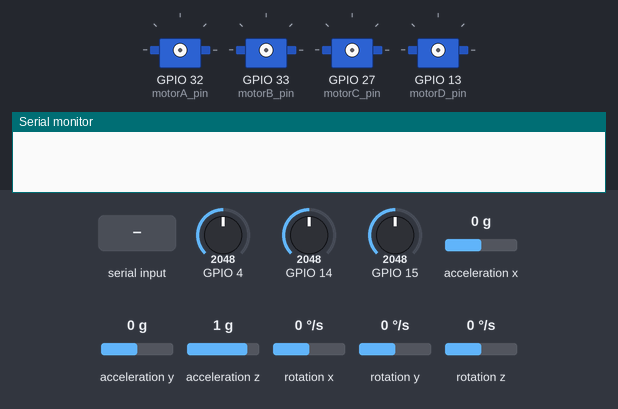
The sketch below on a simulated ESP32. Shown: 4 × servo, the last lines printed to the serial monitor. Wiring (inferred from the names in the program): MPU-6050 motion sensor at I2C address 0x68. The test bench sets the inputs (shaded band); at power-on: GPIO 4 = 2048, GPIO 14 = 2048, GPIO 15 = 2048, acceleration x 0 g, acceleration y 0 g, acceleration z 1 g, rotation x 0 °/s, rotation y 0 °/s, rotation z 0 °/s. No radio packets arrive unless stated.

Above: at 0.0 s.
At 4.7 s:
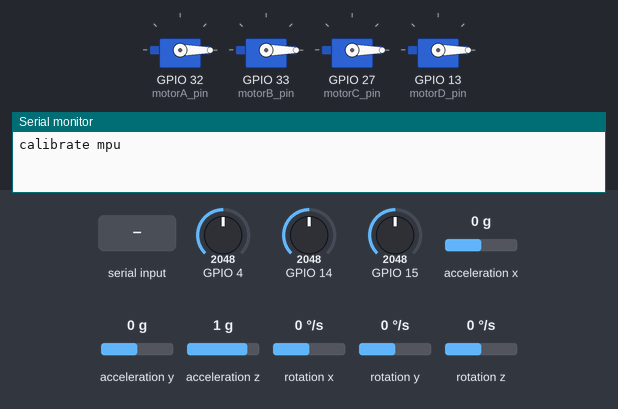
4.8 s: "a" received over Serial
6.7 s: "c" received over Serial
9.2 s: "d" received over Serial
Timing chart, 0 to 12.2 s (numbered marks = the images above; inputs shaded):
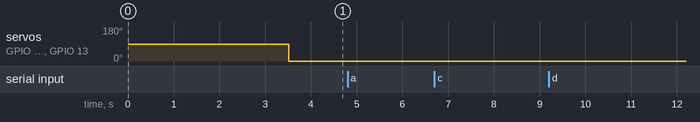

The sketch:

esp_quad_v3.0.ino
```cpp
/*

只有自稳模式!!!!!!! (因为我不会飞手动)


看的出来这是个无人机吧? (俯视)
       |
       ↓

  B(ac)  A(c)
    \\ ↑ //     <- 这里是机头
     \\ //
     // \\
    //   \\
  D(c)   C(ac)

  A, B, C, D 是电机的代号
  (ac) 是逆时针
  (c)  是顺时针

关于角度
       y
    B  |  A
    \\ | //
     \\|//
 ------.--------x   <--中间的点是z轴
     //|\\
    // | \\
   D   |   C

  当AB进入纸面， CD出纸， x角速度为正
  当AC进入纸面， BD出纸， y角速度为正
  当A转到C(平面)(顺时针)，z角速度为正


提示
一般数组都是
xxx[3] x, y, z 角度
xxx[3] x, y, z 角速度
xxx[4] x, y, z, t  <-t是油门
xxx[4] a, b, c, d 电机pwm

*/


#include "inclu.h"


// ESP32 多线程
void task_nrf(void*);
void task_vtg(void*);
void task_main(void*);
void task_motor(void*);
void task_serial(void*);
TaskHandle_t TaskHandle_nrf;
TaskHandle_t TaskHandle_vtg;
TaskHandle_t TaskHandle_main;
TaskHandle_t TaskHandle_motor;
TaskHandle_t TaskHandle_serial;


MPU imu;


VTG voltage;


NRF nrf;
#define radioTimeOut 600


//电调的pwm是 1000-2000
volatile int motorPwmWrite[4] = {1000, 1000, 1000, 1000}; //电机 a, b, c, d


//pid
#define dt 5 // milli
#define maxPWMout 300 // 限制最终输出
#define maxAngle 70.0 // 限制角度， 万向锁, 安全
volatile float setPointZ = 0; //设置z轴初始角度， 具体下面说
PID pidX(0.9f, 1.5f, 40.0f, 250, 100, 200);
PID pidY(0.9f, 1.5f, 40.0f, 250, 100, 200);
PID pidZ(4.5f, 0.0f, 0.00f, 250, 100, 200);
PID pidGX(0.9f, 1.5f, 40.0f, 250, 100, 200); // 还没试过角速度环
PID pidGY(0.9f, 1.5f, 40.0f, 250, 100, 200); // 还没试过角速度环
PID pidGZ(4.5f, 0.0f, 0.00f, 250, 100, 200); // 还没试过角速度环


void setup() {
  // hi
  Serial.begin(250000);

  imu.begin();
  nrf.begin();
  motor_begin();
  voltage.begin();

  // task initiate， esp32多线程, void loop() 用的是核心1 (esp32有俩核心)
  xTaskCreatePinnedToCore(task_nrf, "Task_nrf", 1000,
                          NULL, 8, &TaskHandle_nrf, 0);
  xTaskCreatePinnedToCore(task_vtg, "Task_vtg", 1000,
                          NULL, 5, &TaskHandle_vtg, 0);
  xTaskCreatePinnedToCore(task_main, "Task_main", 1000,
                          NULL, 10, &TaskHandle_main, 0);
  xTaskCreatePinnedToCore(task_serial, "Task_serial", 1000,
                          NULL, 7, &TaskHandle_serial, 0);
  xTaskCreatePinnedToCore(task_motor, "Task_motor", 1000,
                          NULL, 10, &TaskHandle_motor, 0);

}


void loop() {
 // 最好什么代码都不要放， 会降低imu采样率
  imu.update();
}


// main
void task_main( void * pvParameters ) {
  // start when mpu6050 started
  while (imu.cur_Angle[0] == 0.0f) vTaskDelay(4);

  // main loop
  for (;;) {
    // 用来计时， 保持整个循环用5ms, 也可以改掉
    unsigned long gtimer = micros();

    float setAngles[3]; // pid目标角度 x，y，z
    // 将摇杆的 0 - 255 转换成 -30 - 30 作为目标角度 x, y
    setAngles[0] = map(nrf.radioo.pwm[0], 0, 255, -30, 30);
    setAngles[1] = map(nrf.radioo.pwm[1], 0, 255, -30, 30);
    // 将z转换成 -60 - 60, 这样p常数不用设置太大
    setAngles[2] = map(nrf.radioo.pwm[2], 0, 255, -60, 60);

    // 先记着， 下面说
    boolean zMove = false;
    boolean zRadio = false;
    if (imu.cur_Angle[2] - setPointZ > 1.0
        or imu.cur_Angle[2] - setPointZ < -1.0)zMove = true;
    if (nrf.radioo.pwm[2] > 135 or nrf.radioo.pwm[2] < 119)zRadio = true;

    // 将摇杆的油门0-255转换成0-1000
    int tPwm = (int)nrf.radioo.pwm[3] * 4 - 20;  // 255 * 4 = 1020
    int pid_out_pwm[4] = {0, 0, 0, tPwm};  // pid最终输出 x, y, z, t
    int pid_out_agl[3] = {0, 0, 0};  // pid角度环输出 x, y, z
    int pid_out_gro[3] = {0, 0, 0};  // pid角速度环输出 x, y, z

    // x，y 的目标角度是转换后的摇杆 x，y
    pid_out_agl[0] = pidX._calculate(setAngles[0], imu.cur_Angle[0], dt);
    pid_out_agl[1] = pidY._calculate(setAngles[1], imu.cur_Angle[1], dt);

    // 如果z摇杆动了， 更新setPointz为当前z， 并将目标角度设为当前z加上z摇杆
    // z目标角度不是固定的(x和y是-30 - 30)， 因为目标角度一直是当前的z角度+z摇杆
    // 如果此刻z是20.1，z摇杆是20， 那么目标角度就是40.1。 在下一个循环z变成20.5的话，且z摇杆不变，则目标角度为40.5
    if (zRadio == true) {
      setPointZ = imu.cur_Angle[2];
      setAngles[2] = setPointZ + setAngles[2];
      pid_out_agl[2] = pidZ._calculate(setAngles[2], imu.cur_Angle[2], dt);
    }
    // 如果z自己动了， 则目标角度为setPointZ
    // setPointZ 只有在摇杆动的时候更新
    // 如果此刻setPointZ为10且z也是10，什么都不做。但由于风的干扰z变成了15， 那目标角度就是10(如果z摇杆没动的话)
    if (zRadio == false and zMove == true) {
      setAngles[2] = setPointZ;
      pid_out_agl[2] = pidZ._calculate(setAngles[2], imu.cur_Angle[2], dt);
    }

    // 没试过角速度环
    /*
    pid_out_gro[0] = pidGX._calculate(pid_out_agl[0], imu.cur_Gyro[0], dt);
    pid_out_gro[1] = pidGY._calculate(pid_out_agl[1], imu.cur_Gyro[1], dt);
    pid_out_gro[2] = pidGZ._calculate(pid_out_agl[2], imu.cur_Gyro[2], dt);
    */
    for(int i=0;i<3;i++) pid_out_pwm[i] = pid_out_agl[i]; // 将角度环设为最终输出
    //for(int i=0;i<3;i++) pid_out_pwm[i] = pid_out_gro[i]; // 没试过角速度环

    // 加起来
    int motorPwm_zip[4] = {0, 0, 0, 0}; //a，b，c，d
    motorPwm_zip[0] = 0 - pid_out_pwm[0] - pid_out_pwm[1] - pid_out_pwm[2];
    motorPwm_zip[1] = 0 - pid_out_pwm[0] + pid_out_pwm[1] + pid_out_pwm[2];
    motorPwm_zip[2] = 0 + pid_out_pwm[0] - pid_out_pwm[1] + pid_out_pwm[2];
    motorPwm_zip[3] = 0 + pid_out_pwm[0] + pid_out_pwm[1] - pid_out_pwm[2];
    // 限制每个电机pid输出
    for (int i = 0; i < 4; i++)motorPwm_zip[i] = constrain(motorPwm_zip[i], -maxPWMout, maxPWMout);
    int motorPwm[4] = {1000, 1000, 1000, 1000}; //电机 a，b，c，d pwm
    for (int i = 0; i < 4; i++)motorPwm[i] = 1000 + pid_out_pwm[3] + motorPwm_zip[i];

    // 油门是0或角度大于70，电机pwm为1000(安全)
    boolean motorStop = false;
    boolean overAngle = false;
    if (nrf.radioo.pwm[3] == 0 or nrf.radioo.en == 0) motorStop = true;
    if (abs(imu.cur_Angle[0]) > abs(maxAngle) or
        abs(imu.cur_Angle[1]) > abs(maxAngle))  overAngle = true;

    // motorPwmWrite 会被 void task_motor 输出给电调
    if (not(overAngle) and not(motorStop)) {
      motorPwmWrite[0] = constrain(motorPwm[0], 1000, 2000);
      motorPwmWrite[1] = constrain(motorPwm[1], 1000, 2000);
      motorPwmWrite[2] = constrain(motorPwm[2], 1000, 2000);
      motorPwmWrite[3] = constrain(motorPwm[3], 1000, 2000);
    } else {
      pidX.integral_reset();
      pidY.integral_reset();
      pidZ.integral_reset();
      motorPwmWrite[0] = 1000;
      motorPwmWrite[1] = 1000;
      motorPwmWrite[2] = 1000;
      motorPwmWrite[3] = 1000;
    }

    int delay_time = 1000 - (micros() - gtimer);
    delayMicroseconds(delay_time);
    vTaskDelay(dt-1);

  }
}


// vtg
void task_vtg( void * pvParameters ) {
  for (;;) {
    //check voltage
    voltage.update();
    vTaskDelay(100);

  }
}


void task_motor( void * pvParameters ) {
  for (;;) {
    // update motor pwm
    motorA.writeMicroseconds(motorPwmWrite[0]);
    motorB.writeMicroseconds(motorPwmWrite[1]);
    motorC.writeMicroseconds(motorPwmWrite[2]);
    motorD.writeMicroseconds(motorPwmWrite[3]);
    vTaskDelay(3);
  }

}


// radio
void task_nrf( void * pvParameters ) {
  // loop forever
  for (;;) {
    // 用来检查有没有超时
    static unsigned long radio_timer = millis();

    if (nrf.available()) {
      nrf.read(); // read
      if (not(nrf.radioo.pid[0] + nrf.radioo.pid[1] + nrf.radioo.pid[2] == 0)){
        pidX.set_pid(nrf.radioo.pid[0], nrf.radioo.pid[1],nrf.radioo.pid[2]);
        pidY.set_pid(nrf.radioo.pid[0], nrf.radioo.pid[1],nrf.radioo.pid[2]);
        pidZ.set_pid(nrf.radioo.pidz[0], nrf.radioo.pidz[1],nrf.radioo.pidz[2]);
      }
      // ack
      nrf.writeAckPayload();
      radio_timer = millis();

    } else if (abs(millis() - radio_timer > radioTimeOut)) nrf.reset_pwm();

    // update ack
    nrf.set_ack_vgt(voltage.v1s, voltage.v2s, voltage.v3s);
    nrf.set_ack_agl(imu.cur_Angle[0], imu.cur_Angle[1], imu.cur_Angle[2]);
    nrf.set_ack_pwm(motorPwmWrite[0], motorPwmWrite[1],motorPwmWrite[2],motorPwmWrite[3]);

    vTaskDelay(5);

  }
}


// serial output
void task_serial( void * pvParameters ) {
  for (;;) {

    static char str = '1';
    if (Serial.available() > 0) str  = Serial.read();

    int delay_time = 50;
    switch (str) {
      case 'a':
        // print angle
        Serial.print(imu.cur_Angle[0]);
        Serial.print("   ");
        Serial.print(imu.cur_Angle[1]);
        Serial.print("   ");
        Serial.println(imu.cur_Angle[2]);
        break;

      case 'b':
        // print gyro
        Serial.print(imu.cur_Gyro[0]);
        Serial.print("   ");
        Serial.print(imu.cur_Gyro[1]);
        Serial.print("   ");
        Serial.println(imu.cur_Gyro[2]);
        break;

      case 'c':
        // sample count
        Serial.println(imu.sample_count);
        imu.sample_count = 0;
        delay_time = 1000;
        break;

      case 'd':
        // motor outputs
        Serial.print("B:");
        Serial.print(motorPwmWrite[1]);
        Serial.print("  A:");
        Serial.print(motorPwmWrite[0]);
        Serial.print("  D:");
        Serial.print(motorPwmWrite[3]);
        Serial.print("  C:");
        Serial.println(motorPwmWrite[2]);
        break;
    }

    vTaskDelay(delay_time);

  }
}
```

inclu.h
```cpp
#ifndef _inclu_h_
#define _inclu_h_

#include "pid.h"
#include "mpu.h"
#include "vtg.h"
#include "nrf.h"
#include "motor.h"

#endif
```

motor.h
```cpp
#ifndef _motor_h_
#define _motor_h_

#include "Arduino.h"
#include <ESP32Servo.h>

Servo   motorA;
Servo   motorB;
Servo   motorC;
Servo   motorD;
#define motorA_pin 32
#define motorB_pin 33
#define motorC_pin 27
#define motorD_pin 13


// 电机初始化
void motor_begin(){
    //initiate motors
    ESP32PWM::allocateTimer(0);
    ESP32PWM::allocateTimer(1);
    ESP32PWM::allocateTimer(2);
    ESP32PWM::allocateTimer(3);
    motorA.setPeriodHertz(400);
    motorB.setPeriodHertz(400);
    motorC.setPeriodHertz(400);
    motorD.setPeriodHertz(400);
    motorA.attach(motorA_pin, 1000, 2000);
    motorB.attach(motorB_pin, 1000, 2000);
    motorC.attach(motorC_pin, 1000, 2000);
    motorD.attach(motorD_pin, 1000, 2000);
}


#endif
```

mpu.h
```cpp
#ifndef _mpu_h_
#define _mpu_h_

#include "Arduino.h"
#include <Wire.h>
#include "I2Cdev.h"
#include "MPU6050_6Axis_MotionApps20.h"
#include <SimpleKalmanFilter.h>


// 我感觉单单用dmp也可以(没试过)
// 至于我为什么要加上一点自己算的单纯心理作用，代码越长越厉害, 还有esp32那么多算力可不能浪费了


//#define manu_gyro_offset
#define gyro_offsetX  134.0f
#define gyro_offsetY  1.0f
#define gyro_offsetZ  134.0f

//#define manu_acc_offset
#define acc_offsetX  81.0f
#define acc_offsetY  41.0f
#define acc_offsetZ -20.0f

MPU6050 mpu;
Quaternion q;
VectorFloat gravity;

#define angleFilter
SimpleKalmanFilter filterX(5.0f, 5.0f, 0.1f);
SimpleKalmanFilter filterY(5.0f, 5.0f, 0.1f);
SimpleKalmanFilter filterZ(5.0f, 5.0f, 0.1f);

#define gyroFilter
SimpleKalmanFilter filterGX(15.0f, 15.0f, 0.06f);
SimpleKalmanFilter filterGY(15.0f, 15.0f, 0.06f);
SimpleKalmanFilter filterGZ(15.0f, 15.0f, 0.06f);

class MPU{
    private:
      float yrp[3];
      uint16_t packetSize;
      uint16_t fifoCount;
      uint8_t fifoBuffer[64];
      float angle[3]; // x, y, z
      int loop_count = 0;

    public:
      int sample_count = 0;
      float cur_Angle[3]; // x, y, z
      float cur_Gyro[3] = {0, 0, 0}; // x, y, z
      void begin();
      void update();
};


void MPU::begin(){
  Wire.begin();
  Wire.setClock(1000000); //我不知道为什么1mhz也可以用， datasheet说最高400khz
  mpu.initialize();
  mpu.setFullScaleAccelRange(2);
  mpu.dmpInitialize();
  // auto calibrate
  Serial.println("calibrate mpu");
  delay(3000);
  mpu.CalibrateAccel(5);
  mpu.CalibrateGyro(5);

  #ifdef manu_gyro_offset
  mpu.setXGyroOffset(gyro_offsetX);
  mpu.setYGyroOffset(gyro_offsetY);
  mpu.setZGyroOffset(gyro_offsetZ);
  #else
  mpu.setXGyroOffset(mpu.getXGyroOffset());
  mpu.setYGyroOffset(mpu.getYGyroOffset());
  mpu.setZGyroOffset(mpu.getZGyroOffset());
  #endif

  #ifdef acc_gyro_offset
  mpu.setXAccelOffset(acc_offsetX);
  mpu.setYAccelOffset(acc_offsetY);
  mpu.setZAccelOffset(acc_offsetZ);
  #else
  mpu.setXAccelOffset(mpu.getXAccelOffset());
  mpu.setYAccelOffset(mpu.getYAccelOffset());
  mpu.setZAccelOffset(mpu.getZAccelOffset());
  #endif

  mpu.PrintActiveOffsets();
  mpu.setDMPEnabled(true);
  packetSize = mpu.dmpGetFIFOPacketSize();
  fifoCount = mpu.getFIFOCount();

}


void MPU::update(){
  static unsigned long timer_gyro = micros();

 // 当dmp没算好的时候手动获取角速度并求出角度(不稳)
  while (fifoCount < packetSize) {
    sample_count += 1; // 采样率变量
    // 角速度 x, y, z
    float raw_gyro_avg[3] = {0, 0, 0};

    // 手动获取3次角速度，取平均值
    // 不取平均的话采样>3100hz，取平均>1100hz
    for(int i = 0; i < 3; i++){
      // 手动采样计数
      loop_count += 1;
      // get gyro raw data
      Wire.beginTransmission(0x68);
      Wire.write(0x43);
      Wire.endTransmission(false);
      Wire.requestFrom((uint16_t) 0x68, (uint8_t) 6);

      float raw_gyro[3]; // x, y, z
      int16_t rawData_gyro[3]; // x, y, z
      for (int i = 0; i < 3; i++) {
        rawData_gyro[i]  = Wire.read() << 8;
        rawData_gyro[i] |= Wire.read();
      }

      raw_gyro[0] = (float)rawData_gyro[0] / 16.4f;
      raw_gyro[1] = (float)rawData_gyro[1] / 16.4f;
      raw_gyro[2] = (float)rawData_gyro[2] / 16.4f;
      raw_gyro[0] = -raw_gyro[0];
      raw_gyro[1] =  raw_gyro[1];
      raw_gyro[2] = -raw_gyro[2];

      #ifdef gyroFilter
      raw_gyro_avg[0] += filterGX.updateEstimate(raw_gyro[0] / 3);
      raw_gyro_avg[1] += filterGY.updateEstimate(raw_gyro[1] / 3);
      raw_gyro_avg[2] += filterGZ.updateEstimate(raw_gyro[2] / 3);
      #else
      raw_gyro_avg[0] += raw_gyro[0] / 3;
      raw_gyro_avg[1] += raw_gyro[1] / 3;
      raw_gyro_avg[2] += raw_gyro[2] / 3;
      #endif

      delayMicroseconds(4); //可以去掉
    }

    cur_Gyro[0] = raw_gyro_avg[0];
    cur_Gyro[1] = raw_gyro_avg[1];
    cur_Gyro[2] = raw_gyro_avg[2];

    // calculate angle
    float dt = ((float)(micros() - timer_gyro)) / 1000000.0f;
    if(dt < 0) dt = dt * -1.0f;
    angle[0] +=  cur_Gyro[0] * dt;
    angle[1] +=  cur_Gyro[1] * dt;
    angle[2] +=  cur_Gyro[2] * dt;
    angle[0] += angle[1] * sin(cur_Gyro[2] * dt * 0.017453292f);
    angle[1] -= angle[0] * sin(cur_Gyro[2] * dt * 0.017453292f);
    timer_gyro = micros(); // update timer

    #ifdef angleFilter
    cur_Angle[0] = filterX.updateEstimate(angle[0]);
    cur_Angle[1] = filterY.updateEstimate(angle[1]);
    cur_Angle[2] = filterZ.updateEstimate(angle[2]);
    #else
    cur_Angle[0] = angle[0];
    cur_Angle[1] = angle[1];
    cur_Angle[2] = angle[2];
    #endif

    delayMicroseconds(3); //可以去掉

    // get fifo less frequently to increase sample rate
    // 因为没有中断所以每手动采样24次, 查看fifo一次，获取dmp fifo大小
    if (loop_count == 24) fifoCount = mpu.getFIFOCount();
    if (loop_count == 24) loop_count = 0; // reset
  }

  if (fifoCount == 840 or fifoCount % packetSize != 0) fifoCount = 0;
  if (fifoCount == 840 or fifoCount % packetSize != 0) mpu.resetFIFO();
  else {
    // update counts
    loop_count = 0;
    sample_count += 1;

    // get dmp
    while (fifoCount >= packetSize) {
      mpu.getFIFOBytes(fifoBuffer, packetSize);
      fifoCount -= packetSize;
    }

    // calculate
    mpu.dmpGetQuaternion(&q, fifoBuffer);
    mpu.dmpGetGravity(&gravity, &q);
    mpu.dmpGetYawPitchRoll(yrp, &q, &gravity);
    angle[0] = angle[0] * 0.20f + (-yrp[2] * 180.0f / PI) * 0.80f;
    angle[1] = angle[1] * 0.20f + (-yrp[1] * 180.0f / PI) * 0.80f;
    angle[2] = angle[2] * 0.20f + ( yrp[0] * 180.0f / PI) * 0.80f;

    // update timer
    timer_gyro = micros();

    // fun
    #ifdef angleFilter
    cur_Angle[0] = filterX.updateEstimate(angle[0]);
    cur_Angle[1] = filterY.updateEstimate(angle[1]);
    cur_Angle[2] = filterZ.updateEstimate(angle[2]);
    #else
    cur_Angle[0] = angle[0];
    cur_Angle[1] = angle[1];
    cur_Angle[2] = angle[2];
    #endif

    delayMicroseconds(5); //可以去掉
  }

}


#endif
```

nrf.h
```cpp
#ifndef _nrf_h_
#define _nrf_h_

#include "Arduino.h"
#include <SPI.h>
#include <nRF24L01.h>
#include <RF24.h>


#define csn 25
#define ce 26
RF24 radio(26, 25); // CE, CSN

//接受
struct nrf {
    byte pwm[4]; // x, y, z, t
    float pid[3]; // p, i, d
    float pidz[3]; // p, i, d
    byte en; // 启动, enable
};
//send
struct drone_data {
    float voltage[3]; // 当前电压 1s, 2s, 3s
    byte motorOut[4]; // a, b, c, d
    float cur_angle[3]; // 当前角度 x, y, z
};


class NRF{
    private:
        const byte defautT = 0;
        const byte defautX = 127;
        const byte defautY = 127;
        const byte defautZ = 127;
        const byte addresses[2][6] = {"00001", "00002"};

    public:
        struct nrf radioo;
        struct drone_data ack;
        void begin();
        void update();
        void reset_pwm();
        void set_ack_pwm(int, int, int, int);
        void set_ack_vgt(float, float, float);
        void set_ack_agl(float, float, float);

        bool available();
        void read();
        bool writeAckPayload();
};


bool NRF::available(){
    return radio.available();
}

void NRF::read(){
    radio.read(&radioo, sizeof(radioo));
}

bool NRF::writeAckPayload(){
    return radio.writeAckPayload(1, &ack, sizeof(ack));
}


void NRF::begin(){
    //initiate radio
    radio.begin();
    radio.enableDynamicPayloads();
    radio.enableAckPayload();
    radio.openReadingPipe(1, addresses[1]); // address global
    radio.openWritingPipe(addresses[0]); // 00001
    radio.setPALevel(RF24_PA_MIN);
    radio.startListening();
    radio.writeAckPayload(1, &ack, sizeof(ack));
}


void NRF::reset_pwm(){
    radioo.pwm[0] = defautX;
    radioo.pwm[1] = defautY;
    radioo.pwm[2] = defautZ;
    radioo.pwm[3] = defautT;
    radioo.en = 0;
}

void NRF::set_ack_pwm(int p1, int p2, int p3, int p4){
    // update ack
    ack.motorOut[0] = map(p1, 1000, 2000, 0, 100);
    ack.motorOut[1] = map(p2, 1000, 2000, 0, 100);
    ack.motorOut[2] = map(p3, 1000, 2000, 0, 100);
    ack.motorOut[3] = map(p4, 1000, 2000, 0, 100);
}


void NRF::set_ack_vgt(float v1s, float v2s, float v3s){
    ack.voltage[0] = v1s;
    ack.voltage[1] = v2s;
    ack.voltage[2] = v3s;
}


void NRF::set_ack_agl(float x, float y, float z){
    ack.cur_angle[0] = x;
    ack.cur_angle[1] = y;
    ack.cur_angle[2] = z;
}


#endif
```

Source omitted: pid.h (1705 bytes), vtg.h (1075 bytes)
